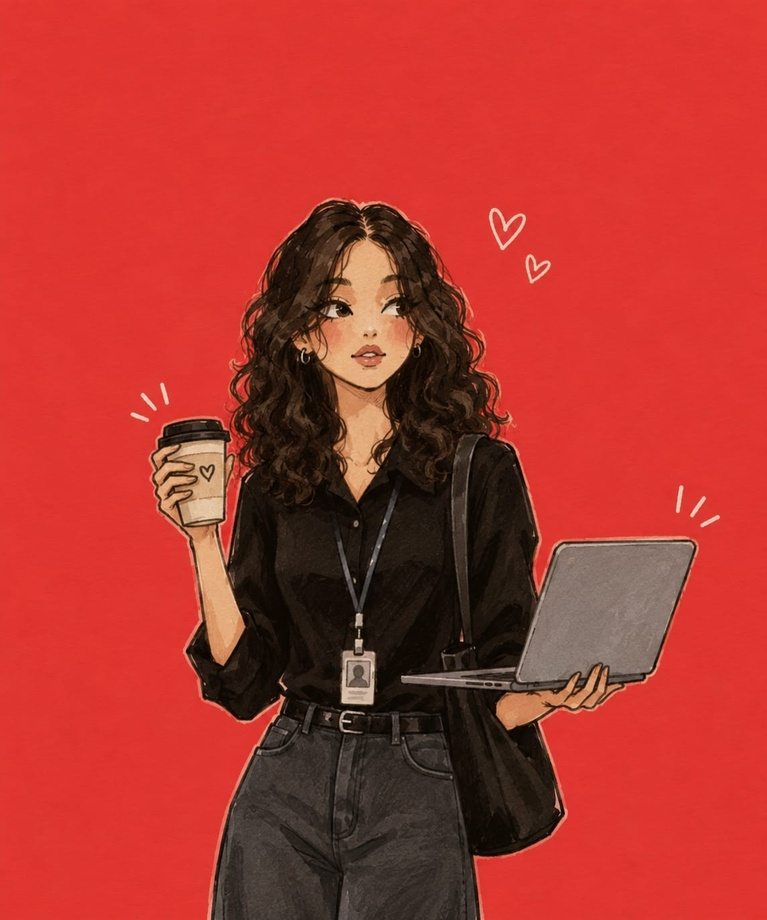
#> input picture devika.jpg, 767 x 920 px, shrunk from 1145 x 1374 before the run
$ python cutout.py
#> lines starting #> are read from the running program, lines starting #| are printed output that depends on the picture
from PIL import Image, ImageFilter
from collections import deque

img = Image.open("devika.jpg").convert("RGB")
#> img is the input picture: PIL image 767x920 RGB; mean R, G, B 175.4, 54.3, 46.8
w, h = img.size
#> w = 767; h = 920
px = img.load()

# Detect the background colour from the four corners
corners = [px[3, 3], px[w - 4, 3], px[3, h - 4], px[w - 4, h - 4]]
#> corners = [(224, 55, 50), (229, 54, 49), (221, 54, 48), (223, 52, 45)]
bg = tuple(sum(c[i] for c in corners) // 4 for i in range(3))
#> bg = (224, 53, 48)
print("Detected background colour:", bg)
#| Detected background colour: (224, 53, 48)

TOL = 60  # raise if red edges remain, lower if your outline disappears

def is_bg(x, y):
    c = px[x, y]
    return sum((c[i] - bg[i]) ** 2 for i in range(3)) ** 0.5 < TOL

# Flood-fill from the edges to find the connected background
seen = bytearray(w * h)
q = deque([(0, 0), (w - 1, 0), (0, h - 1), (w - 1, h - 1)])
while q:
    x, y = q.popleft()
    i = y * w + x
    if seen[i] or not is_bg(x, y):
        continue
    seen[i] = 1
    if x > 0: q.append((x - 1, y))
    if x < w - 1: q.append((x + 1, y))
    if y > 0: q.append((x, y - 1))
    if y < h - 1: q.append((x, y + 1))
#> this loop made 1885023 passes
#> c in is_bg on passes 1 to 3: (226, 57, 52), (231, 58, 52), (219, 54, 48)

# Build a transparency mask: background = transparent
mask = Image.new("L", (w, h), 255)
#> mask: PIL image 767x920 L; every value is 255
mp = mask.load()
for y in range(h):
    for x in range(w):
        if seen[y * w + x]:
            mp[x, y] = 0

# Soften the edge slightly so it doesn't look jagged
mask = mask.filter(ImageFilter.GaussianBlur(0.8))
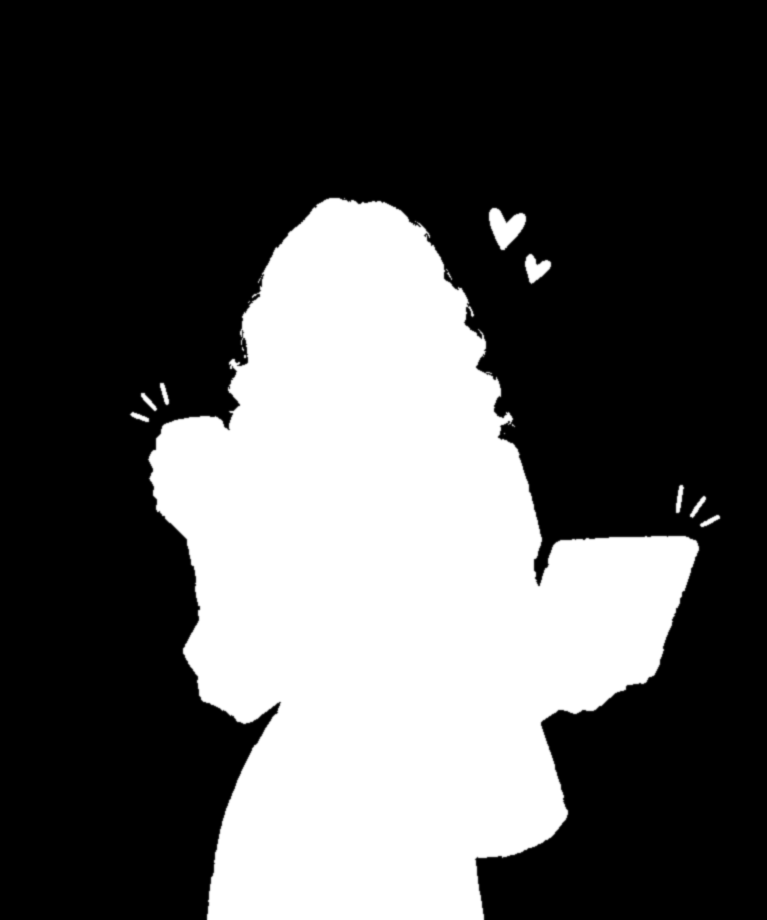
#> mask: PIL image 767x920 L; min 0, max 255, mean 84.4

out = img.convert("RGBA")
out.putalpha(mask)
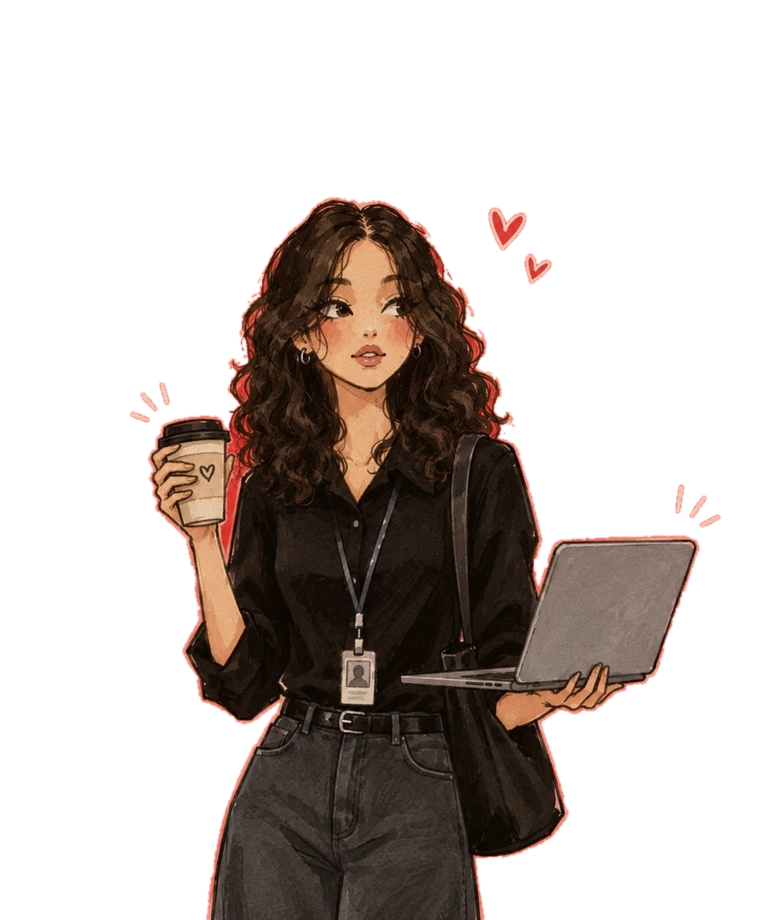
#> out: PIL image 767x920 RGBA; mean R, G, B, A 175.4, 54.3, 46.8, 84.4; transparent parts drawn white
out.save("devika.png")
print("Saved devika.png")
